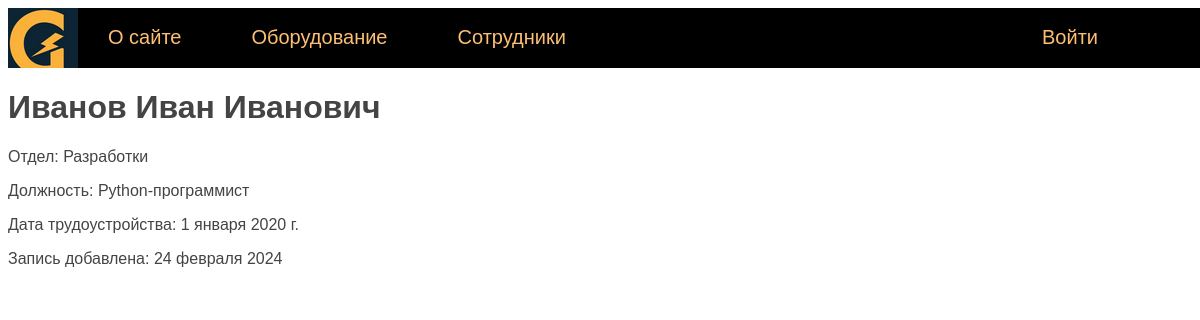
/person/ivanov/, run on the app's committed database.
### eqlog/models.py (models this page shows, shortened)
class Person(models.Model):
    last_name = models.CharField(verbose_name='Фамилия', max_length=50)
    first_name = models.CharField(verbose_name='Имя', max_length=50)
    middle_name = models.CharField(verbose_name='Отчество', max_length=50)
    department = models.CharField(verbose_name='Отдел', max_length=50)
    job_title = models.CharField(verbose_name='Должность', max_length=50)
    jobing_at = models.DateField(verbose_name='Дата трудоустройства', default=date(2020, 1, 1))
    created_at = models.DateTimeField(verbose_name='Дата создания', auto_now_add=True)
    updated_at = models.DateTimeField(verbose_name='Дата изменения', auto_now=True)
    remote = models.BooleanField(verbose_name='Удаленщик', default=False)
    is_working = models.BooleanField(verbose_name='Работает', default=True)
    city = models.CharField(verbose_name='Город', max_length=50, default='Москва')
    slug = models.SlugField(verbose_name='URL', max_length=255, unique=True, db_index=True)
    objects = models.Manager()
    class Meta:
        verbose_name = 'Сотрудник'
        verbose_name_plural = 'Сотрудники'
        ordering = ['last_name', 'first_name']

### eqlog/views.py (the view)
# urls.py: path('person/<slug:pers_slug>/', ShowPerson.as_view(), name='person'),
class ShowPerson(DataMixin, DetailView):
    model = Person
    template_name = 'eqlog/person.html'
    slug_url_kwarg = 'pers_slug'
    context_object_name = 'ps'
    def get_context_data(self, *, object_list=None, **kwargs):
        context = super().get_context_data(**kwargs)
        auth = self.request.user.is_authenticated
        c_def = self.get_user_context(title='Главная страница', auth=auth)
        return {**context, **c_def}

### eqlog/utils.py (called while the page is built)
    def get_user_context(self, **kwargs):
        context = kwargs
        context['menu'] = menu
        return context

### eqlog/templates/eqlog/person.html
{% extends 'eqlog/base.html' %}
{% block content %}
<h1>{{ ps.last_name }} {{ ps.first_name }} {{ ps.middle_name }}</h1>
<p>Отдел: {{ ps.department }}</p>
<p>Должность: {{ ps.job_title }}</p>
<p>Дата трудоустройства: {{ ps.jobing_at }}</p>
<p>Запись добавлена: {{ ps.created_at | date:"d E Y" }}</p>
<br>
{% endblock %}

### eqlog/static/eqlog/css/styles.css (style rules this page uses)
body { font-family: 'Arial'; padding: 0; height: 100%; width: 100%; color: #444; }

### data on the page
Person: last_name "Иванов", first_name "Иван", middle_name "Иванович", department "Разработки", job_title "Python-программист", jobing_at "1 января 2020 г.", created_at "24 февраля 2024"

### other printed values
{{ m.title }} "О сайте" "Оборудование" "Сотрудники"
